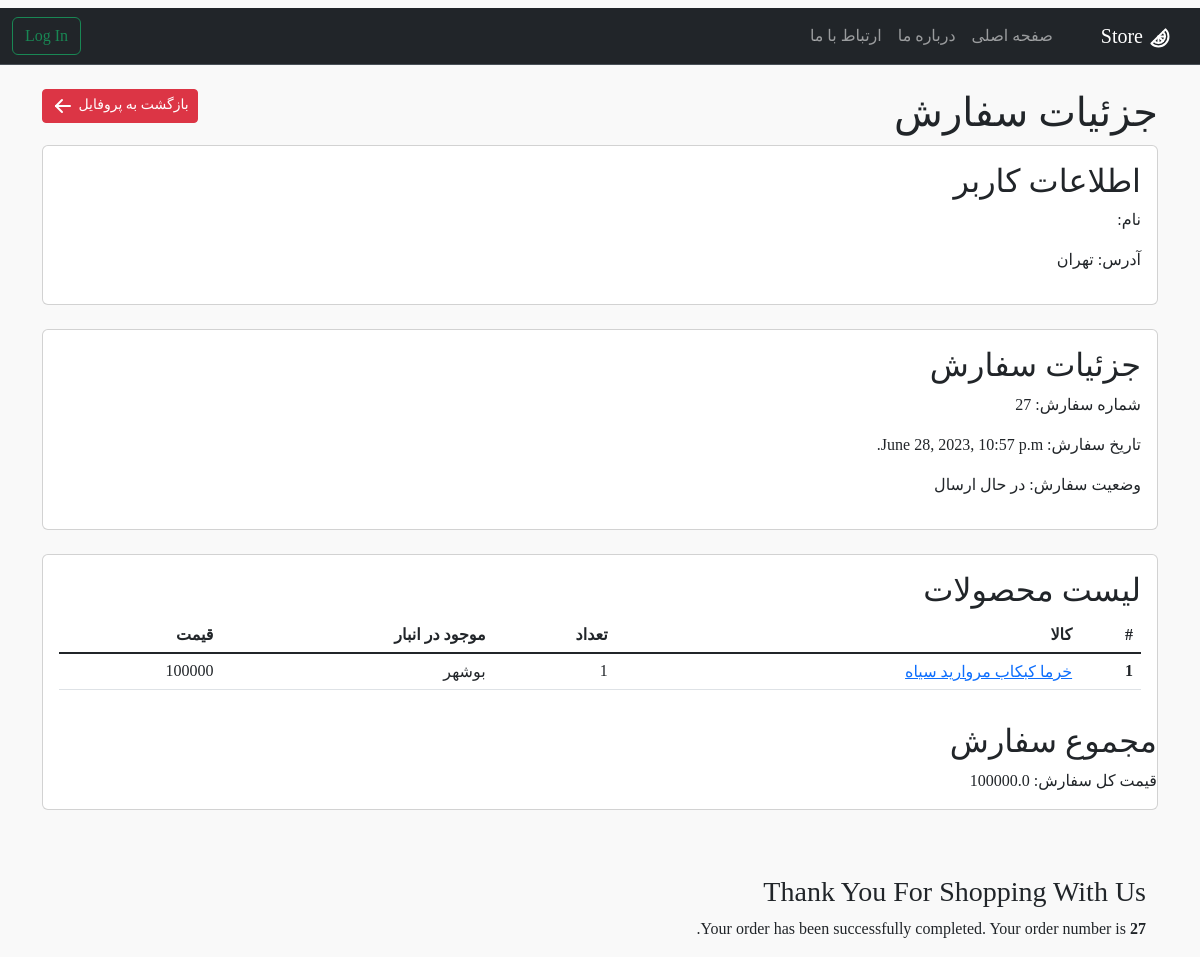
The page /cart/order-detail/27/ on the database as committed earlier.
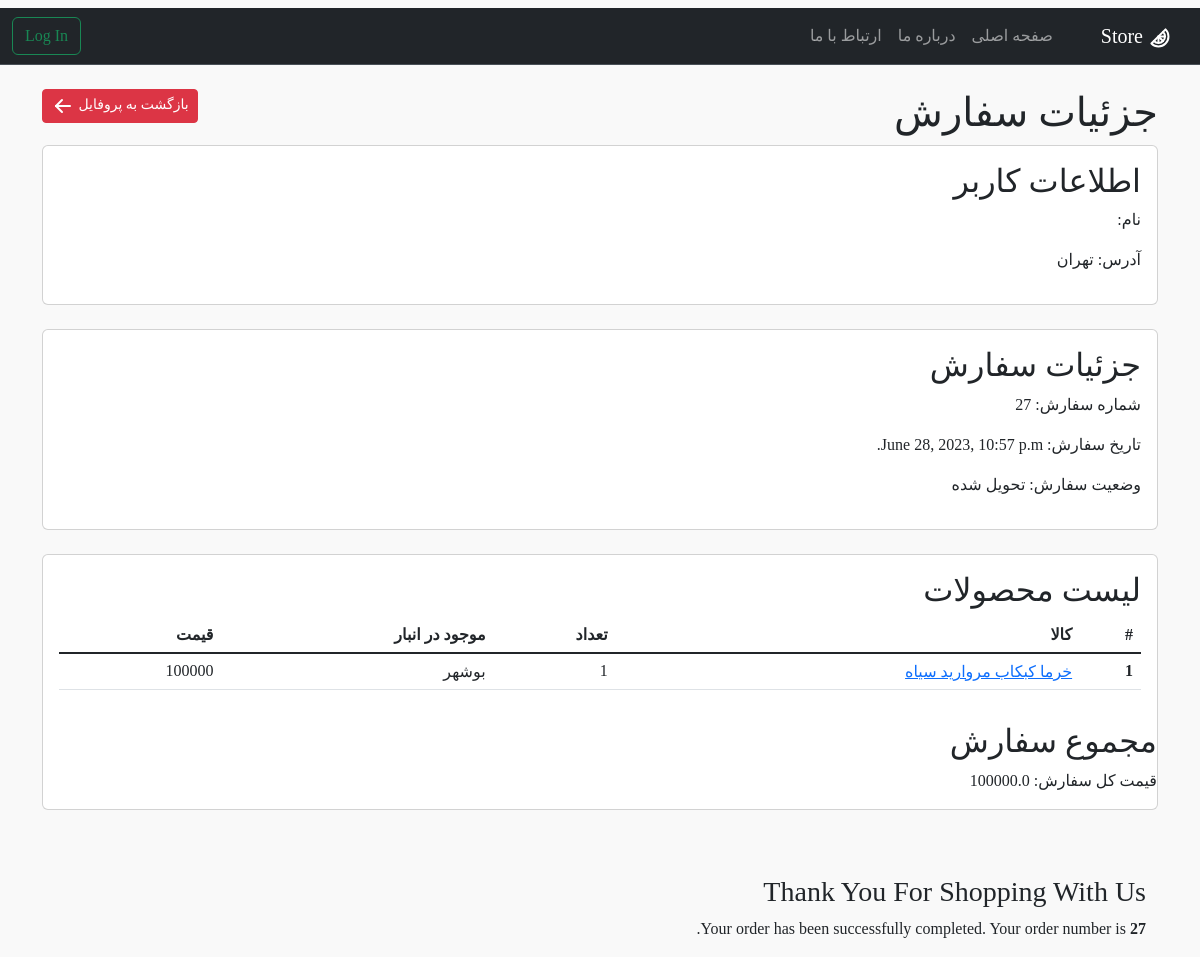
The same page on the database as committed later.
### carts/models.py (models this page shows, shortened)
class Order(models.Model):
    STATUS_CHOICES = (
        ('در حال بررسی سفارش', 'در حال بررسی سفارش'),
        ('در حال ارسال', 'در حال ارسال'),
        ('تحویل شده', 'تحویل شده'),
    )
    customer = models.ForeignKey(User, on_delete=models.CASCADE, verbose_name='نام کاربر')
    date_order = models.DateTimeField(auto_now_add=True, verbose_name='تاریخ خرید')
    total_price = models.FloatField(blank=True, null=True, verbose_name='قیمت کل')
    status = models.CharField(
        max_length=50,
        choices=STATUS_CHOICES,default='در حال بررسی سفارش')

### accounts/models.py (models this page shows, shortened)
class User(AbstractUser):
    email = models.EmailField(unique=True)
    city = models.ForeignKey(City, on_delete=models.CASCADE, null=True)

### products/models.py (models this page shows)
class City(models.Model):
    TYPE_CHOICES = (
        ("آبادان", "آبادان"),
        ("بوشهر", "بوشهر"),
        ("تهران", "تهران"),
        ("کرج", "کرج"),
        ("تبریز", "تبریز"),
        ("مشهد", "مشهد"),
        ("اصفهان", "اصفهان"),
        ("شیراز", "شیراز"),
        ("قم", "قم"),
        ("قشم", "قشم"),
        ("کرمان", "کرمان"),
        ("کردستان", "کردستان"),
    )
    name = models.CharField(max_length=50, choices=TYPE_CHOICES)
    def __str__(self):
        return f"{self.name}"

### carts/views.py (the view)
# urls.py: path('order-detail/<int:pk>/', OrderDetailView.as_view(), name='order-detail'),
class OrderDetailView(DetailView):
    model = Order
    template_name = 'profile/order_detail.html'
    context_object_name = 'order'

### products/models.py (called while the page is built)
    def __str__(self):
        return f"{self.name} {self.Supplier.first()}"

    def __str__(self):
        return f"{self.name}"

### templates/profile/order_detail.html (shortened to what this page needs)
{% extends 'base.html' %}
{% block content %}
<br>
<button type="submit" class="btn btn-danger btn-sm" style="float:left"><a class="nav-link active"
                                                       href="{% url 'my_profile' user.username %}">بازگشت به پروفایل
</a></button>
<div class="order-details r-text">
    <h1>جزئیات سفارش</h1>
    <div class="card">
        <div class="card-body">
            <h2>اطلاعات کاربر</h2>
            <p>نام: {{ order.customer.first_name }} {{ order.customer.last_name }}</p>
            <p>آدرس: {{ order.customer.city }}</p>
        </div>
    </div>
    <br>
    <div class="card">
        <div class="card-body">
            <h2>جزئیات سفارش</h2>
            <p>شماره سفارش: {{ order.id }}</p>
            <p>تاریخ سفارش: {{ order.date_order }}</p>
            <p>وضعیت سفارش: {{ order.status }}</p>
        </div>
    </div>
    <br>
    <div class="card">
        <div class="card-body">
            <h2>لیست محصولات</h2>
            <table class="table">
                <thead>
                <tr>
                    <th scope="col">#</th>
                    <th scope="col">کالا</th>
                    <th scope="col">تعداد</th>
                    <th scope="col">موجود در انبار</th>
                    <th scope="col">قیمت</th>
                </tr>
                </thead>
                <tbody class="table-group-divider">
                {% for item in order.order_items.all %}
                <tr>
                    <th scope="row">{{ forloop.counter }}</th>
                    <td><a href="{% url 'pro_v' pk=item.product_variation.pk %}">{{ item.product_variation }}</a></td>
                    <td>{{ item.quantity }}</td>
                    <td>{{ item.city }}</td>
                    <td>{{ item.unit_price }}</td>
                </tr>
                {% endfor %}
                </tbody>
            </table>
        </div>
        <h2>مجموع سفارش</h2>
        <p>قیمت کل سفارش: {{ order.total_price }}</p>
    </div>
</div>
<div class="container">
    <div class="row" style="margin-top: 6%">
        <div class="col-md-8 col-md-offset-2">
            <h3 class="page-header">Thank You For Shopping With Us
            </h3>
            <p>Your order has been successfully completed. Your order number is <strong>{{ order.id }}</strong>.</p>
        </div>
    </div>
</div>
{% endblock %}

Rows that differ between the two databases and show on the page:
changed Order "تهران": status "در حال ارسال" → "تحویل شده"
